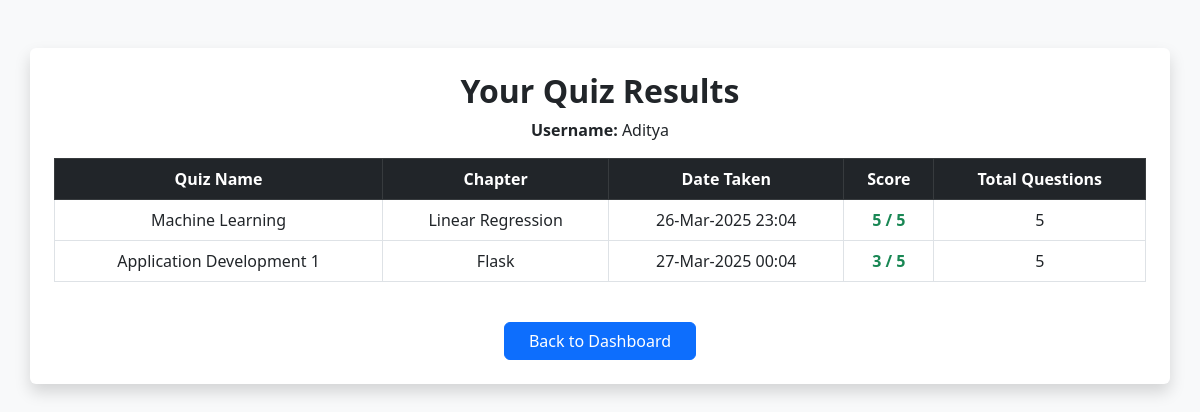
The page /view_quiz_result/2 on the database its author committed.
### applications/models.py (models this page shows)
class User(db.Model):
    id = db.Column(db.Integer, primary_key=True)
    username = db.Column(db.String(), unique=True, nullable=False)
    email = db.Column(db.String(), unique=True, nullable=False)
    password = db.Column(db.String(), nullable=False)
    full_name = db.Column(db.String(), nullable=False)
    qualification = db.Column(db.String(), nullable=False)
    dob = db.Column(db.Date, nullable=False)
    role = db.Column(db.String(), nullable=False, default='user')  # 'admin' or 'user'

class Score(db.Model):
    id = db.Column(db.Integer, primary_key=True)
    quiz_id = db.Column(db.Integer, db.ForeignKey('quiz.id'), nullable=False)
    user_id = db.Column(db.Integer, db.ForeignKey('user.id'), nullable=False)
    time_stamp_of_attempt = db.Column(db.DateTime, nullable=False)
    total_scored = db.Column(db.Integer, nullable=False)
    user = db.relationship('User', backref=db.backref('scores', lazy=True))
    quiz = db.relationship('Quiz', backref=db.backref('scores', lazy=True))

class Subject(db.Model):
    id = db.Column(db.Integer, primary_key=True)
    name = db.Column(db.String(), unique=True, nullable=False)
    description = db.Column(db.Text, nullable=True)

class Chapter(db.Model):
    id = db.Column(db.Integer, primary_key=True)
    name = db.Column(db.String(), nullable=False)
    description = db.Column(db.Text, nullable=True)
    num_questions = db.Column(db.Integer, nullable=False, default=0)
    subject_id = db.Column(db.Integer, db.ForeignKey('subject.id', ondelete="CASCADE"), nullable=False)
    subject = db.relationship('Subject', backref=db.backref('chapters', lazy=True, cascade="all, delete"))

### applications/controllers.py (the view)
@app.route('/view_quiz_result/<int:user_id>')
def view_quiz_result(user_id):
    user = User.query.get(user_id)
    scores = Score.query.filter_by(user_id=user_id).join(
        Quiz).join(Chapter).join(Subject).all()
    return render_template('view_quiz_result.html', this_user=user,
                           scores=scores)

### templates/view_quiz_result.html (shortened to what this page needs)
<!DOCTYPE html>
<html lang="en">
<head>
    <link href="https://cdn.jsdelivr.net/npm/bootstrap@5.3.0/dist/css/bootstrap.min.css" rel="stylesheet">
</head>
<body class="bg-light">
    <div class="container mt-5 p-4 bg-white shadow rounded">
        <h2 class="text-center fw-bold">Your Quiz Results</h2>
        <p class="text-center"><strong>Username:</strong> {{ this_user.username }}</p>
        <div class="table-responsive">
            <table class="table table-bordered table-hover text-center align-middle">
                <thead class="table-dark">
                    <tr>
                        <th>Quiz Name</th>
                        <th>Chapter</th>
                        <th>Date Taken</th>
                        <th>Score</th>
                        <th>Total Questions</th>
                    </tr>
                </thead>
                <tbody>
                    {% for score in scores %}
                    <tr>
                        <td>{{ score.quiz.chapter.subject.name }}</td>
                        <td>{{ score.quiz.chapter.name }}</td>
                        <td>{{ score.time_stamp_of_attempt.strftime('%d-%b-%Y %H:%M') }}</td>
                        <td class="fw-bold text-success">{{ score.total_scored }} / {{ score.quiz.questions|length }}</td>
                        <td>{{ score.quiz.questions|length }}</td>
                    </tr>
                    {% else %}
                    <tr>
                        <td colspan="5" class="text-center text-muted">No quiz results available.</td>
                    </tr>
                    {% endfor %}
                </tbody>
            </table>
        </div>
        <div class="text-center mt-4">
            <a href="/user_dash/{{ this_user.id }}" class="btn btn-primary px-4">Back to Dashboard</a>
        </div>
    </div>
</body>
</html>

### rows shown on the page
User: username "Aditya"
Score: quiz.chapter.subject.name "Machine Learning", quiz.chapter.name "Linear Regression", time_stamp_of_attempt "26-Mar-2025 23:04", total_scored "5", quiz.questions|length "5"
Score: quiz.chapter.subject.name "Application Development 1", quiz.chapter.name "Flask", time_stamp_of_attempt "27-Mar-2025 00:04", total_scored "3", quiz.questions|length "5"
